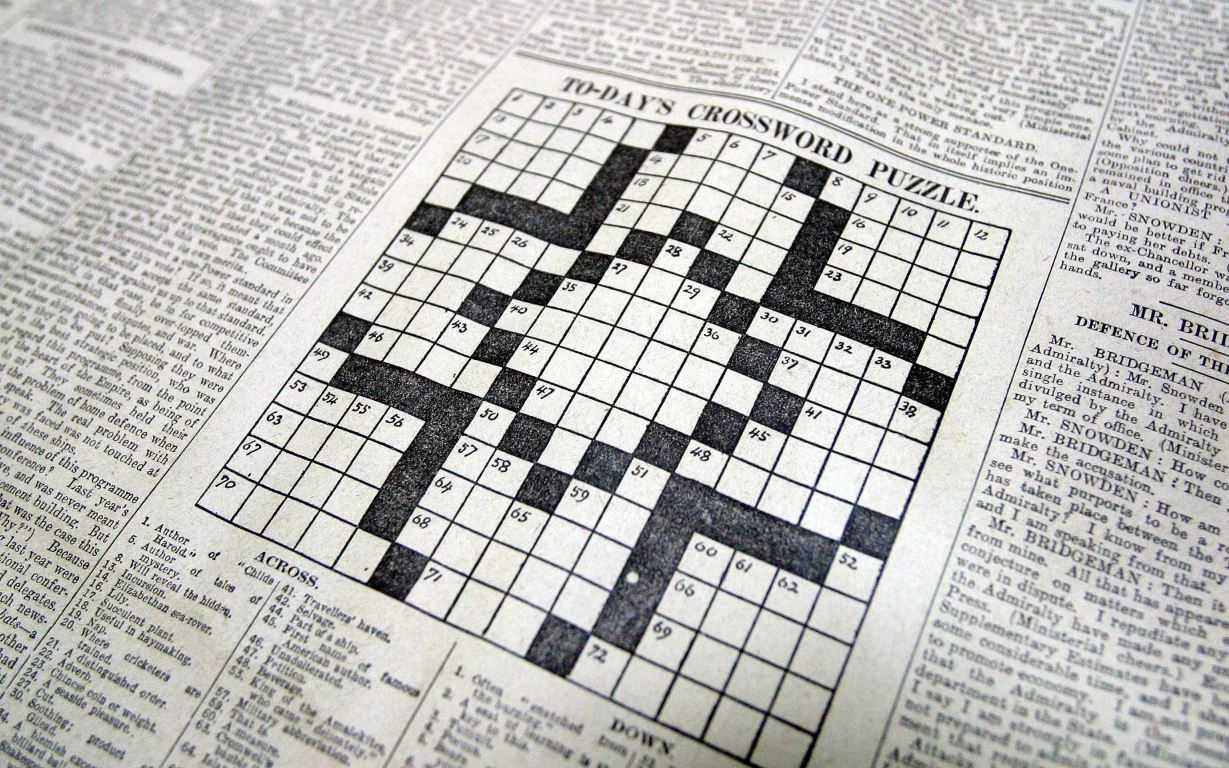
#> input picture sample-images/crossword5.webp, 2458 x 1536 px (shown at 1/2 size)
$ python main.py ../sample-images/crossword5.webp
#> lines starting #> are read from the running program, lines starting #| are printed output that depends on the picture; after the words box and inside, x2 and y2 are one past the last pixel; in counts of white or black regions, pixels touching at a corner belong together
### crossword-parser/job.py
import errno
import sys
import os
import cv2 as cv

import file_utils
import img_utils
import img_proc

class Job:
    def __init__(self, img_filename):
        self.dir = file_utils.get_pkg_path()
        self.img_fullpath = img_filename
        self.img_dirname = os.path.dirname(img_filename)
        self.img_filename = os.path.basename(img_filename)
        self.job_name, _ = os.path.splitext(self.img_filename)
        self.job_dir = file_utils.get_pkg_path("output/%s" % self.job_name)

        self.dim_cropped = [ 1024, 1024 ]

        print("Job [%s]:\n dir: %s\n img: %s\n img_dir: %s\n img_file: %s\n" % \
                (self.job_name, self.dir, self.img_fullpath, self.img_dirname, self.img_filename))

        if not os.path.exists(self.img_fullpath):
            raise FileNotFoundError(errno.ENOENT, os.strerror(errno.ENOENT), self.img_fullpath)

    def run(self):
        try:
            os.mkdir(self.job_dir)
        except (FileExistsError):
            pass

        self.load_image()
        self.crop_image()
        self.detect_grid()
        self.slice_grid()
        self.print_grid()


    def load_image(self):
        self.img_raw = cv.imread(self.img_fullpath, 0)
        self.dim_raw = (self.img_raw.shape[1], self.img_raw.shape[0])
        print("Loaded image %d x %d\n" % self.dim_raw)
#| Loaded image 2458 x 1536

    def crop_image(self):
        print("Detecting and cropping crossword...")
        self.img_raw_thresh, self.img_raw_dilated, self.contours = img_proc.find_edges(self.img_raw)
        self.img_raw_contoured = cv.cvtColor(self.img_raw, cv.COLOR_GRAY2BGR)
        cv.drawContours(self.img_raw_contoured, self.contours, -1, (0, 0, 255), 3)

        img_utils.contact_sheet("%s/a1.png" % self.job_dir, 2, 2, \
            [ self.img_raw, self.img_raw_thresh, self.img_raw_dilated, self.img_raw_contoured ], \
            self.dim_raw[0], self.dim_raw[1])

        self.img_cropped, matrixTransform = img_proc.crop_and_deskew_main_shape(self.contours, \
                [ self.img_raw, self.img_raw_thresh, self.img_raw_dilated ], \
                self.dim_cropped[0], self.dim_cropped[1])

    def detect_grid(self):
        print("Detecting crossword grid...")
        raw_lines, self.rows, self.cols = img_proc.detect_lines(self.img_cropped[2])
        print("Found %d rows and %d cols" % (len(self.rows) - 1, len(self.cols) - 1))

        self.img_lines_raw = cv.cvtColor(self.img_cropped[0], cv.COLOR_GRAY2BGR)
        self.img_lines_clean = cv.cvtColor(self.img_cropped[0], cv.COLOR_GRAY2BGR)
        img_proc.paint_lines(self.img_lines_raw, raw_lines, (0,255,0), 2)
        img_proc.paint_grid(self.img_lines_clean, self.rows, self.cols, (0,255,0), (255,0,0), 2)

        img_utils.contact_sheet("%s/a2.png" % self.job_dir, 3, 2, \
                [ self.img_cropped[0], self.img_cropped[1], self.img_cropped[2], self.img_lines_raw, self.img_lines_clean ], \
                self.dim_cropped[0], self.dim_cropped[1])

    def slice_grid(self):
        print("Slicing up crossword grid...")
        self.grid = img_proc.slice_image_into_cells(self.img_cropped[0], self.rows, self.cols, "%s/cell-%%dx%%d.png" % (self.job_dir))

    def print_grid(self):
        print("\nGrid:")
        for row in self.grid:
            print("  %s" % (''.join(row)))
        print()

### crossword-parser/img_proc.py
#!/usr/bin/python3
import re
import numpy as np
import cv2 as cv
import pytesseract

def find_edges(img):
    img_thresh = cv.GaussianBlur(img, (9, 9), 0)
    #img_thresh = cv.medianBlur(imgRaw, 5)

    #ret, thresh = cv.threshold(img_thresh, 127, 255, cv.THRESH_BINARY_INV)
    img_thresh = cv.adaptiveThreshold(img_thresh, 255, cv.ADAPTIVE_THRESH_GAUSSIAN_C, cv.THRESH_BINARY, 11, 2)
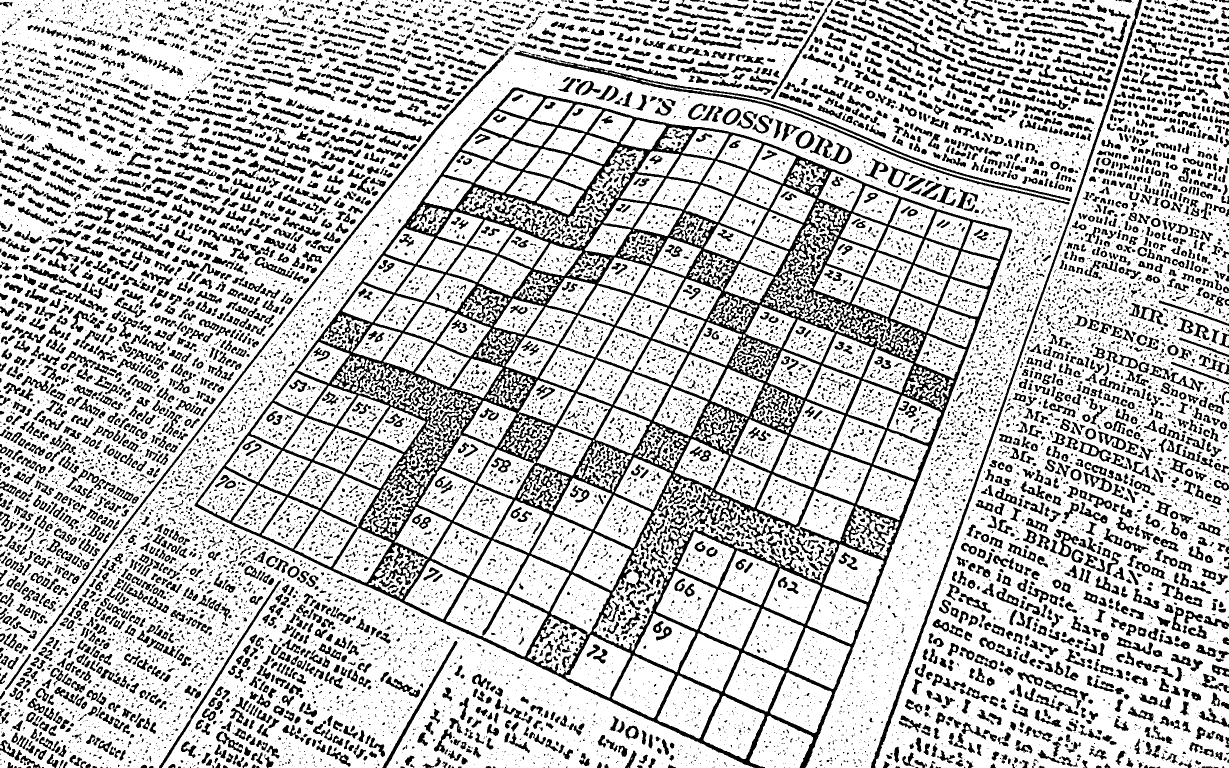
#> img_thresh: shape (1536, 2458) (shown at 1/2 size); 74.7% white; 14630 black regions (9593 under 20 px), largest, box (x1, y1, x2, y2) and area: (389, 175, 2025, 1536) 257842, (1029, 101, 2141, 409) 9538, (1742, 0, 2284, 1536) 8863
    img_thresh = cv.bitwise_not(img_thresh)

    dilate_kernel = np.array([[0., 1., 0.], [1., 1., 1.], [0., 1., 0.]], np.uint8)
    img_dilated = cv.dilate(img_thresh, dilate_kernel)
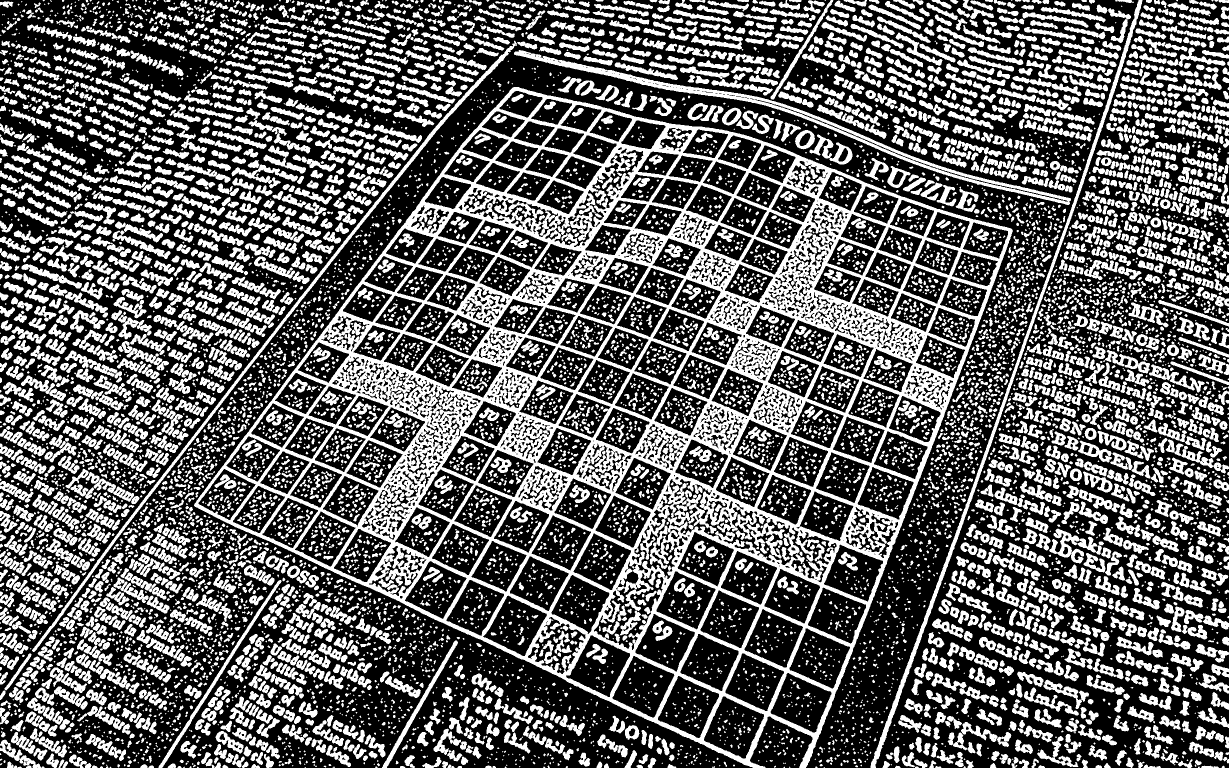
#> img_dilated: shape (1536, 2458) (shown at 1/2 size); 37.7% white; 11034 white regions (4654 under 20 px)

    contours, hierarchy = cv.findContours(img_dilated, cv.RETR_EXTERNAL, 1)
#> contours = 6867 contours, 3319 with area under 20; largest, box (x1, y1, x2, y2) and area: (388, 174, 2026, 1536) 1319737, (1028, 100, 2142, 410) 14018, (1741, 0, 2285, 1536) 10402, (64, 81, 1034, 1304) 8740, (2098, 1057, 2204, 1127) 2601
#> in crop_image, `self.img_raw_thresh, self.img_raw_dilated, self.contours = img_proc.fi..`: self.contours has the same summary as contours in find_edges
#> in crop_image, `cv.drawContours(self.img_raw_contoured, self.contours, -1, (0, 0, 255)..`:
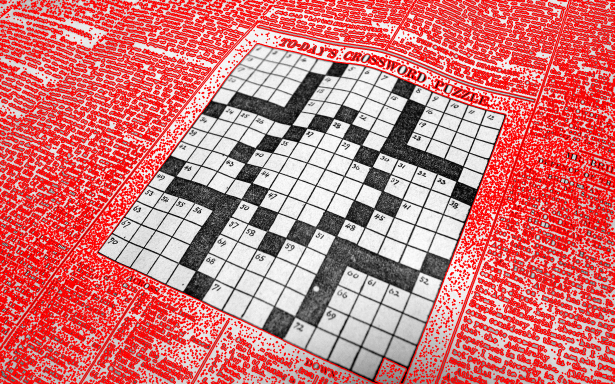
#> self.img_raw_contoured: shape (1536, 2458, 3) (shown at 1/4 size); mean B, G, R 122.3, 122.3, 208.7
#> the loop in contact_sheet, `for img in imgArray:` made 4 passes
#> after the loop in contact_sheet, `for img in imgArray:`: i = 4
#> in contact_sheet, `plt.show()`:
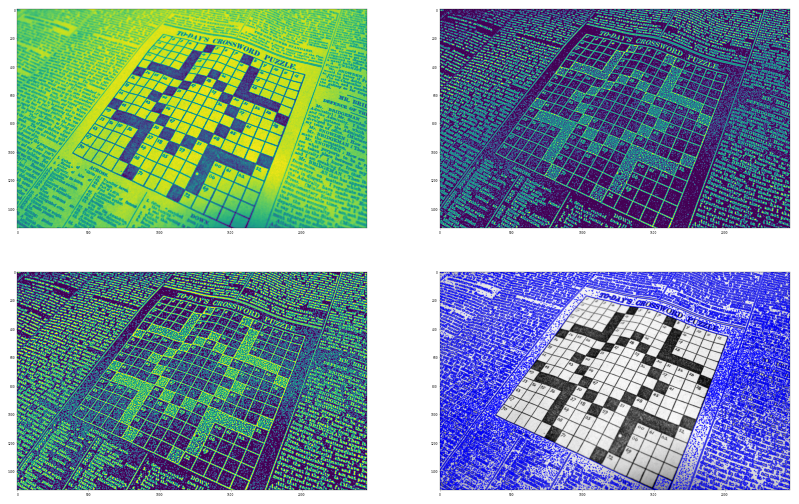
#> figure drawn by matplotlib, 4 panels; B, G, R data is drawn as R, G, B

    return img_thresh, img_dilated, contours;

def crop_and_deskew_main_shape(contours, img_list, target_w, target_h):
#> called with target_w = 1024, target_h = 1024
    max_area = -1
    for cnt in contours:
        approx = cv.approxPolyDP(cnt, 0.02 * cv.arcLength(cnt, True), True)
        if len(approx) == 4:
            if cv.contourArea(cnt) > max_area:
                max_area = cv.contourArea(cnt)
                max_cnt = cnt
                max_approx = approx
#> this loop made 6867 passes
#> (max_area, max_approx) on pass 282: (322.5, [[1268, 1500], [1249, 1535], [1261, 1535], [1273, 1510]])
#> after the loop, max_approx = [[1027, 174], [388, 1011], [1611, 1535], [2025, 461]]; max_area = 1319737; max_cnt = contour of 4344 points, box (x1, y1, x2, y2) (388, 174, 2026, 1536), area 1319737

    # Cut out and straighten / deskew
    new_pts = np.float32([[0,0], [0,target_h-1], [target_w-1,target_h-1], [target_w-1,0]])
    old_pts = max_approx.reshape(4,2).astype('float32')
#> old_pts has the same summary as max_approx
    matrix_transform = cv.getPerspectiveTransform(old_pts,new_pts)
#> matrix_transform = [[1.04, 0.792, -1202.5], [-0.406, 1.41, 171.1], [2.58e-05, 0.000393, 1]]

    img_out = []
    for img in img_list:
        img2 = cv.warpPerspective(img, matrix_transform, (target_w,target_h))
        img_out.append(img2)
#> this loop made 3 passes
#> after the loop, img_out = 3 items
#> in crop_image, `self.img_cropped, matrixTransform = img_proc.crop_and_deskew_main_shap..`: matrixTransform has the same summary as matrix_transform in crop_and_deskew_main_shape

    return img_out, matrix_transform

def detect_lines(img):
    lines = cv.HoughLinesP(img, 1, np.pi/180, 100, 200, 50)
#> lines = 247 rows, first 6: [527, 1023, 527, 0], [949, 1023, 949, 692], [741, 748, 741, 407], [322, 683, 334, 0], [669, 393, 669, 177], [525, 1023, 525, 0]

    rows = []
    cols = []
    if lines is not None:
        for i in range(0, len(lines)):
            l = lines[i][0]
            # Cope with slightly wonky lines
            if abs(l[0]-l[2]) < 5:
                cols.append(l[0])
            if abs(l[1]-l[3]) < 5:
                rows.append(l[1])
#> this loop made 247 passes
#> after the loop, cols = 150 values, max 1023 at index 27, min 0 at index 108, mean 508.6; rows = 59 values, max 978 at index 6, min 193 at index 31, mean 635.7

    rows = dedupe_lines(rows, 20)
#> the loop in dedupe_lines, `for i in sorted(lines):` made 59 passes
#> (i, pos, prev_result, curr_min, prev) on passes 2, 7, 12, 13, 15, 19, 26, 38: (259, 193, 193, 259, 259), (313, 269, 269, 313, 313), (342, 316, 316, 342, 342), (476, 342, 342, 476, 476), (545, 476, 476, 545, 545), (609, 547, 547, 609, 609), (677, 618, 618, 677, 677), (745, 687, 687, 745, 745)
#> after the loop in dedupe_lines, `for i in sorted(lines):`: gaps = [76, 47, 26, 134, 71, 71, 69, 68, 72, 71]; result = [193, 269, 316, 342, 476, 547, 618, 687, 755, 827, 898]
#> in dedupe_lines, `pos = int((curr_min + prev) / 2)`: pos = 970
#> rows = [193, 269, 316, 342, 476, 547, 618, 687, 755, 827, 898, 970]
    cols = dedupe_lines(cols, 20)
#> the loop in dedupe_lines (call 2), `for i in sorted(lines):` made 150 passes
#> (i, pos, prev_result, curr_min, prev) on passes 3, 6, 14, 28, 41, 56: (63, 0, 0, 63, 63), (120, 66, 66, 120, 120), (185, 130, 130, 185, 185), (257, 193, 193, 257, 257), (301, 263, 263, 301, 301), (386, 320, 320, 386, 386)
#> cols = [0, 66, 130, 193, 263, 320, 390, 458, 526, 599, 682, 738, 811, 881, 950, 1021]
#> in detect_grid, `raw_lines, self.rows, self.cols = img_proc.detect_lines(self.img_cropp..`: raw_lines has the same summary as lines in detect_lines; self.rows has the same summary as rows in detect_lines; self.cols has the same summary as cols in detect_lines
#| Found 11 rows and 15 cols

    return lines, rows, cols

def paint_lines(img, lines, colour, thickness):
#> called with lines = array of shape (247, 1, 4), colour = (0, 255, 0), thickness = 2
    for line in lines:
        l1 = (line[0][0], line[0][1])
        l2 = (line[0][2], line[0][3])
        cv.line(img, l1, l2, colour, thickness, cv.LINE_AA)
#> this loop made 247 passes

def paint_grid(img, rows, cols, row_colour, col_colour, thickness):
#> called with row_colour = (0, 255, 0), col_colour = (255, 0, 0), thickness = 2
    h, w = img.shape[:2]
    for x in cols:
        cv.line(img, (x, 0), (x, h), row_colour, thickness)
#> this loop made 16 passes
#> x on passes 2 to 9: 66, 130, 193, 263, 320, 390, 458, 526
    for y in rows:
        cv.line(img, (0, y), (w, y), col_colour, thickness)
#> this loop made 12 passes
#> y on passes 1 to 8: 193, 269, 316, 342, 476, 547, 618, 687
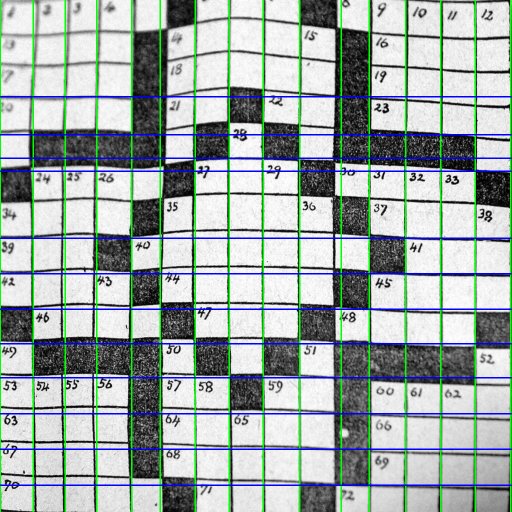
#> img: shape (1024, 1024, 3) (shown at 1/2 size); mean B, G, R 170.4, 172.8, 161.5
#> the loop in contact_sheet (call 2), `for img in imgArray:` made 5 passes

def dedupe_lines(lines, threshold):
    result = []
    prev = -100
    curr_min = -100
    prev_result = -100
    gaps = []
    for i in sorted(lines):
        if i > prev + threshold:
            if curr_min >= 0:
                pos = int((curr_min + prev) / 2)
                result.append(pos)
                if prev_result >= 0:
                    gaps.append(pos - prev_result)
                prev_result = pos

            curr_min = i
        prev = i
    pos = int((curr_min + prev) / 2)
    result.append(pos)
    if prev_result >= 0:
        gaps.append(pos - prev_result)

    return result

def slice_image_into_cells(img, rows, cols, filename_template):
#> called with filename_template = 'output/crossword5/cell-%dx%d.png'
    img = cv.adaptiveThreshold(img, 255, cv.ADAPTIVE_THRESH_GAUSSIAN_C, cv.THRESH_BINARY, 201, 2)
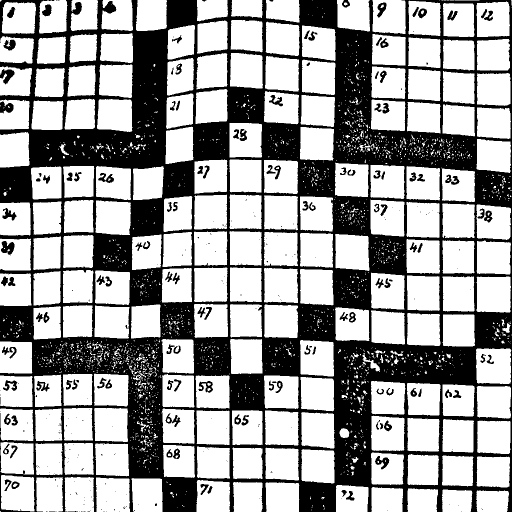
#> img: shape (1024, 1024) (shown at 1/2 size); 64.1% white; 303 black regions (178 under 20 px), largest, box (x1, y1, x2, y2) and area: (0, 0, 1024, 1024) 357583, (2, 482, 29, 511) 497, (0, 138, 29, 169) 483
    prev_x = -1
    prev_y = -1
    index_x = 0
    index_y = 0

    grid = []

    for y in rows:
        grid_row = []
        index_x = 0
        for x in cols:
            if x < prev_x:
                prev_x = -1
#            print(" processing cell %d, %d" % (index_x, index_y))
            print('∙ ', end='', flush=True)
            if prev_x >= 0 and prev_y >= 0:
                snippet = img[prev_y:y+1, prev_x:x+1]

                filename = filename_template % (index_x, index_y)

                if is_white_cell(snippet):
                    snippet, content = parse_cell_content(snippet)
                    if content is not None:
#                        print("  - cell content [%s]" % content)
                        grid_row.append("%-2d" % int(content))
                    else:
                        grid_row.append('∙ ')
                else:
                    grid_row.append('# ')
                cv.imwrite(filename, snippet)

            index_x += 1
            prev_x = x
        if prev_y >= 0:
            grid.append(grid_row)
        prev_y = y
        index_y += 1
        print()
#> this loop made 2 passes
#> (y, prev_y, index_y) on pass 1: (193, 193, 1)
#> (printed output is left out)
#> pass 2, in parse_cell_content, `cropped_img = cv.bitwise_not(cv.copyMakeBorder(img_not[min_y:max_y, mi..`:
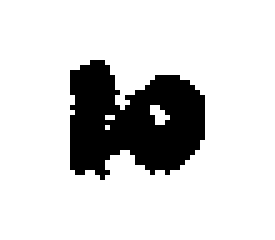
#> cropped_img: shape (48, 55) (shown 5 times larger); 83.2% white; 1 black region, box (x1, y1, x2, y2) and area: (14, 12, 41, 36) 444
#> after the loop, grid = []; index_y = 1

    return grid

def white_pixel_proportion(img):
    white_count = cv.countNonZero(img)
    w, h = img.shape[:2]
    img_size = w * h
    return white_count / img_size

def is_white_cell(img):
    return white_pixel_proportion(img) > 0.5

def parse_cell_content(img):
    img_not = cv.bitwise_not(img)
    contours, hierarchy = cv.findContours(img_not, cv.RETR_CCOMP, cv.CHAIN_APPROX_SIMPLE)

    img_w, img_h = img.shape[:2]
    character_contours = []

    min_x = 999999
    min_y = 999999
    max_x = -1
    max_y = -1
    for i, h in enumerate(hierarchy[0]):
        cnt = contours[i]
        if h[3] > -1:
            continue

        x,y,w,h = cv.boundingRect(cnt)
        if w / img_w > 0.9 or h / img_h > 0.9:
            continue
        if h < 10:
            continue
        if h / w > 15:
            continue
        if w < 3:
            continue

        white_pixel_ratio = white_pixel_proportion(img_not[y:y+h, x:x+w])
        if white_pixel_ratio < 0.05 or white_pixel_ratio > 0.95:
            continue

        if x < min_x:
            min_x = x
        if y < min_y:
            min_y = y
        if (x + w) > max_x:
            max_x = x + w
        if (y + h) > max_y:
            max_y = y + h

        character_contours.append(cnt)

    if max_x < 0:
        return img, None

    pad_y = int((max_y - min_y) / 2)
    pad_x = int(pad_y * 1.2)
    cropped_img = cv.bitwise_not(cv.copyMakeBorder(img_not[min_y:max_y, min_x:max_x], pad_y, pad_y, pad_x, pad_x, cv.BORDER_CONSTANT))

    # Use OCR to read the number
    content = pytesseract.image_to_string(cropped_img, config='--psm 13 --dpi 100 digits')
    content = re.sub("[^0-9]", "", content)
    if len(content) == 0:
        content = None

    return cropped_img, content

### crossword-parser/img_utils.py

from matplotlib import pyplot as plt

def contact_sheet(filename, sheetCols, sheetRows, imgArray, imgW, imgH):
    plt.figure(figsize=(imgW * sheetCols / 100, imgH * sheetRows / 100), dpi=100)
    i = 0
    for img in imgArray:
        i += 1
        plt.subplot(sheetRows, sheetCols, i)
        plt.imshow(img)

    plt.show()
    plt.savefig(filename, dpi=100)

### crossword-parser/file_utils.py
import sys
import os

__all__ = ( 'get_pkg_dir' )

def get_pkg_path(path=None):
    script_dir = sys.path[0]
    pkg_dir, _ = os.path.split(script_dir)

    if path is not None:
        pkg_dir = "%s/%s" % (pkg_dir, path)

    return pkg_dir

### crossword-parser/main.py
#!/usr/bin/python3

import sys
import os
import argparse

import numpy as np
import cv2 as cv
from matplotlib import pyplot as plt

from job import Job
import file_utils

parser = argparse.ArgumentParser(description="Process crossword images")
parser.add_argument('files', metavar='path', nargs='+',
        help='A crossword image to process')
args = parser.parse_args()

for filename in args.files:
#    sample_filename = file_utils.get_pkg_path("sample-images/crossword5.webp")
    job = Job(filename)
    job.run()
#> (the call stopped at in parse_cell_content, `content = pytesseract.image_to_string(cropped_img, config='--psm 13 --..`: pytesseract is not available in this run)
#> (the run stopped early here; a loop or call above may not have finished)
